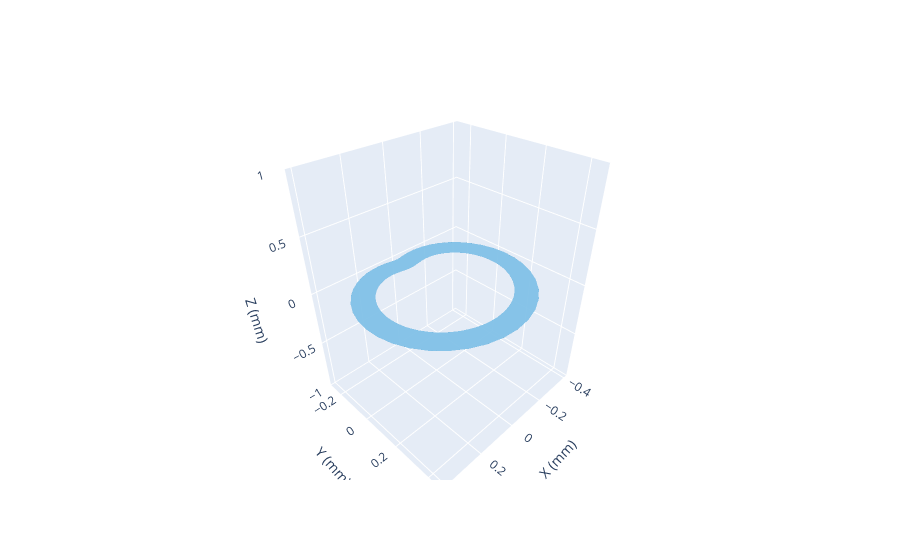

This figure's notebook cell:
### Code cell
fig = go.Figure(data = data, layout = layout)
py.iplot(fig)

### Figure 1 — Plotly figure (JSON) as saved in the notebook; plotly's stock layout.template omitted (floating-point values rounded to 4 significant figures; data arrays with more than 128 entries replaced by an {"elided": "..."} marker saying what was removed)
{"data": [{"colorscale": [[0, "rgb(247,251,255)"], [0.125, "rgb(222,235,247)"], [0.25, "rgb(198,219,239)"], [0.375, "rgb(158,202,225)"], [0.5, "rgb(107,174,214)"], [0.625, "rgb(66,146,198)"], [0.75, "rgb(33,113,181)"], [0.875, "rgb(8,81,156)"], [1, "rgb(8,48,107)"]], "opacity": 0.7, "showscale": false, "type": "surface", "x": {"elided": "50x50 float values"}, "y": {"elided": "50x50 float values"}, "z": {"elided": "50x50 int values"}}], "layout": {"scene": {"xaxis": {"title": {"text": "X (mm)"}}, "yaxis": {"title": {"text": "Y (mm)"}}, "zaxis": {"title": {"text": "Z (mm)"}}}}}
